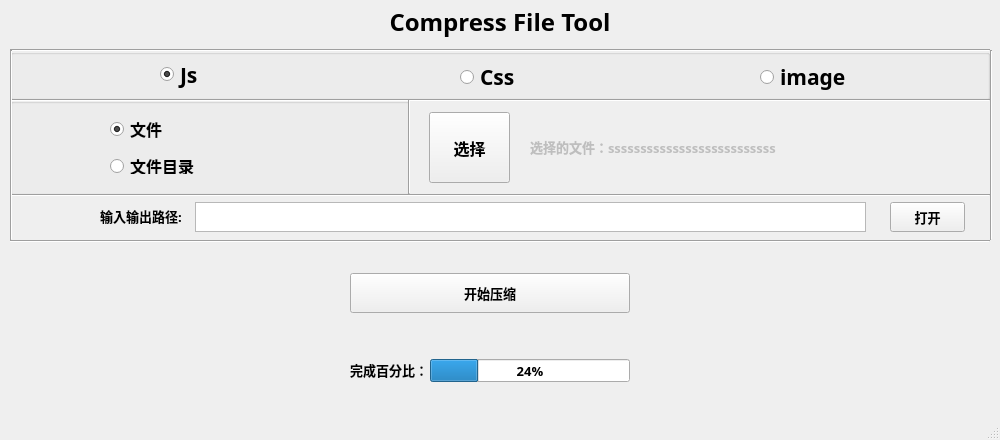
<?xml version="1.0" encoding="UTF-8"?>
<ui version="4.0">
 <class>MainWindow</class>
 <widget class="QMainWindow" name="MainWindow">
  <property name="enabled">
   <bool>true</bool>
  </property>
  <property name="geometry">
   <rect>
    <x>0</x>
    <y>0</y>
    <width>1000</width>
    <height>440</height>
   </rect>
  </property>
  <property name="minimumSize">
   <size>
    <width>0</width>
    <height>0</height>
   </size>
  </property>
  <property name="baseSize">
   <size>
    <width>0</width>
    <height>0</height>
   </size>
  </property>
  <property name="font">
   <font>
    <family>Agency FB</family>
    <pointsize>10</pointsize>
    <weight>75</weight>
    <bold>true</bold>
   </font>
  </property>
  <property name="windowTitle">
   <string>File Compress Tool</string>
  </property>
  <widget class="QWidget" name="centralwidget">
   <widget class="QGroupBox" name="groupBox">
    <property name="geometry">
     <rect>
      <x>10</x>
      <y>49</y>
      <width>980</width>
      <height>51</height>
     </rect>
    </property>
    <property name="title">
     <string/>
    </property>
    <widget class="QRadioButton" name="jsRadio">
     <property name="enabled">
      <bool>true</bool>
     </property>
     <property name="geometry">
      <rect>
       <x>150</x>
       <y>10</y>
       <width>100</width>
       <height>31</height>
      </rect>
     </property>
     <property name="font">
      <font>
       <family>Agency FB</family>
       <pointsize>16</pointsize>
       <weight>75</weight>
       <bold>true</bold>
      </font>
     </property>
     <property name="text">
      <string>Js</string>
     </property>
     <property name="checked">
      <bool>true</bool>
     </property>
    </widget>
    <widget class="QRadioButton" name="cssRadio">
     <property name="geometry">
      <rect>
       <x>450</x>
       <y>20</y>
       <width>100</width>
       <height>16</height>
      </rect>
     </property>
     <property name="font">
      <font>
       <family>Agency FB</family>
       <pointsize>16</pointsize>
       <weight>75</weight>
       <bold>true</bold>
      </font>
     </property>
     <property name="text">
      <string>Css</string>
     </property>
    </widget>
    <widget class="QRadioButton" name="spriteRadio">
     <property name="geometry">
      <rect>
       <x>750</x>
       <y>14</y>
       <width>100</width>
       <height>28</height>
      </rect>
     </property>
     <property name="font">
      <font>
       <pointsize>16</pointsize>
      </font>
     </property>
     <property name="text">
      <string>image</string>
     </property>
    </widget>
   </widget>
   <widget class="QGroupBox" name="groupBox_2">
    <property name="geometry">
     <rect>
      <x>10</x>
      <y>98</y>
      <width>400</width>
      <height>97</height>
     </rect>
    </property>
    <property name="styleSheet">
     <string notr="true"/>
    </property>
    <property name="title">
     <string/>
    </property>
    <widget class="QRadioButton" name="fileRadio">
     <property name="geometry">
      <rect>
       <x>100</x>
       <y>20</y>
       <width>89</width>
       <height>22</height>
      </rect>
     </property>
     <property name="font">
      <font>
       <family>Agency FB</family>
       <pointsize>12</pointsize>
       <weight>75</weight>
       <bold>true</bold>
      </font>
     </property>
     <property name="text">
      <string>文件</string>
     </property>
     <property name="checked">
      <bool>true</bool>
     </property>
    </widget>
    <widget class="QRadioButton" name="dirRadio">
     <property name="geometry">
      <rect>
       <x>100</x>
       <y>60</y>
       <width>89</width>
       <height>16</height>
      </rect>
     </property>
     <property name="font">
      <font>
       <family>Agency FB</family>
       <pointsize>12</pointsize>
       <weight>75</weight>
       <bold>true</bold>
      </font>
     </property>
     <property name="text">
      <string>文件目录</string>
     </property>
    </widget>
   </widget>
   <widget class="Line" name="line">
    <property name="geometry">
     <rect>
      <x>10</x>
      <y>90</y>
      <width>980</width>
      <height>20</height>
     </rect>
    </property>
    <property name="orientation">
     <enum>Qt::Horizontal</enum>
    </property>
   </widget>
   <widget class="QLabel" name="label">
    <property name="geometry">
     <rect>
      <x>10</x>
      <y>7</y>
      <width>980</width>
      <height>30</height>
     </rect>
    </property>
    <property name="font">
     <font>
      <family>Agency FB</family>
      <pointsize>18</pointsize>
      <weight>75</weight>
      <bold>true</bold>
     </font>
    </property>
    <property name="text">
     <string>Compress File Tool</string>
    </property>
    <property name="alignment">
     <set>Qt::AlignCenter</set>
    </property>
   </widget>
   <widget class="Line" name="line_2">
    <property name="geometry">
     <rect>
      <x>10</x>
      <y>40</y>
      <width>980</width>
      <height>20</height>
     </rect>
    </property>
    <property name="orientation">
     <enum>Qt::Horizontal</enum>
    </property>
   </widget>
   <widget class="Line" name="line_3">
    <property name="geometry">
     <rect>
      <x>10</x>
      <y>194</y>
      <width>980</width>
      <height>3</height>
     </rect>
    </property>
    <property name="orientation">
     <enum>Qt::Horizontal</enum>
    </property>
   </widget>
   <widget class="Line" name="line_4">
    <property name="geometry">
     <rect>
      <x>408</x>
      <y>99</y>
      <width>3</width>
      <height>95</height>
     </rect>
    </property>
    <property name="orientation">
     <enum>Qt::Vertical</enum>
    </property>
   </widget>
   <widget class="QPushButton" name="choiseFileDirBtn">
    <property name="geometry">
     <rect>
      <x>429</x>
      <y>112</y>
      <width>81</width>
      <height>71</height>
     </rect>
    </property>
    <property name="font">
     <font>
      <family>Agency FB</family>
      <pointsize>12</pointsize>
      <weight>75</weight>
      <bold>true</bold>
     </font>
    </property>
    <property name="text">
     <string>选择</string>
    </property>
   </widget>
   <widget class="QLabel" name="choiseRstLabel">
    <property name="enabled">
     <bool>false</bool>
    </property>
    <property name="geometry">
     <rect>
      <x>530</x>
      <y>112</y>
      <width>451</width>
      <height>70</height>
     </rect>
    </property>
    <property name="minimumSize">
     <size>
      <width>0</width>
      <height>0</height>
     </size>
    </property>
    <property name="sizeIncrement">
     <size>
      <width>0</width>
      <height>0</height>
     </size>
    </property>
    <property name="text">
     <string>选择的文件：ssssssssssssssssssssssssss</string>
    </property>
    <property name="wordWrap">
     <bool>true</bool>
    </property>
   </widget>
   <widget class="QLabel" name="label_3">
    <property name="geometry">
     <rect>
      <x>100</x>
      <y>201</y>
      <width>91</width>
      <height>30</height>
     </rect>
    </property>
    <property name="text">
     <string>输入输出路径:</string>
    </property>
   </widget>
   <widget class="QTextEdit" name="outputDirInput">
    <property name="enabled">
     <bool>true</bool>
    </property>
    <property name="geometry">
     <rect>
      <x>195</x>
      <y>202</y>
      <width>671</width>
      <height>30</height>
     </rect>
    </property>
   </widget>
   <widget class="Line" name="line_5">
    <property name="geometry">
     <rect>
      <x>10</x>
      <y>240</y>
      <width>980</width>
      <height>3</height>
     </rect>
    </property>
    <property name="orientation">
     <enum>Qt::Horizontal</enum>
    </property>
   </widget>
   <widget class="QPushButton" name="compressBtn">
    <property name="geometry">
     <rect>
      <x>350</x>
      <y>273</y>
      <width>280</width>
      <height>40</height>
     </rect>
    </property>
    <property name="text">
     <string>开始压缩</string>
    </property>
   </widget>
   <widget class="QLabel" name="label_4">
    <property name="enabled">
     <bool>true</bool>
    </property>
    <property name="geometry">
     <rect>
      <x>350</x>
      <y>355</y>
      <width>80</width>
      <height>30</height>
     </rect>
    </property>
    <property name="text">
     <string>完成百分比：</string>
    </property>
   </widget>
   <widget class="QProgressBar" name="compressProgressBar">
    <property name="enabled">
     <bool>true</bool>
    </property>
    <property name="geometry">
     <rect>
      <x>430</x>
      <y>359</y>
      <width>200</width>
      <height>23</height>
     </rect>
    </property>
    <property name="value">
     <number>24</number>
    </property>
   </widget>
   <widget class="Line" name="line_6">
    <property name="enabled">
     <bool>true</bool>
    </property>
    <property name="geometry">
     <rect>
      <x>10</x>
      <y>50</y>
      <width>3</width>
      <height>190</height>
     </rect>
    </property>
    <property name="orientation">
     <enum>Qt::Vertical</enum>
    </property>
   </widget>
   <widget class="Line" name="line_7">
    <property name="enabled">
     <bool>true</bool>
    </property>
    <property name="geometry">
     <rect>
      <x>990</x>
      <y>50</y>
      <width>3</width>
      <height>190</height>
     </rect>
    </property>
    <property name="orientation">
     <enum>Qt::Vertical</enum>
    </property>
   </widget>
   <widget class="QPushButton" name="outputDirBtn">
    <property name="geometry">
     <rect>
      <x>890</x>
      <y>202</y>
      <width>75</width>
      <height>30</height>
     </rect>
    </property>
    <property name="text">
     <string>打开</string>
    </property>
   </widget>
  </widget>
  <widget class="QStatusBar" name="statusbar"/>
 </widget>
 <resources/>
 <connections/>
</ui>
